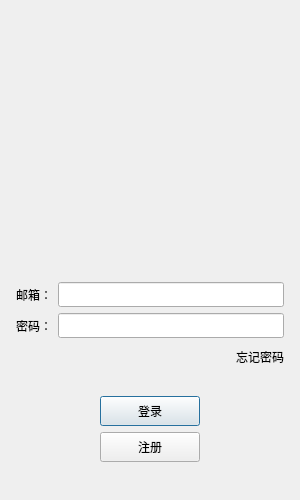
<?xml version="1.0" encoding="UTF-8"?>
<ui version="4.0">
 <class>LoginDialog</class>
 <widget class="QDialog" name="LoginDialog">
  <property name="geometry">
   <rect>
    <x>0</x>
    <y>0</y>
    <width>300</width>
    <height>500</height>
   </rect>
  </property>
  <property name="minimumSize">
   <size>
    <width>300</width>
    <height>500</height>
   </size>
  </property>
  <property name="maximumSize">
   <size>
    <width>328</width>
    <height>545</height>
   </size>
  </property>
  <property name="windowTitle">
   <string>Dialog</string>
  </property>
  <layout class="QVBoxLayout" name="verticalLayout_2">
   <item>
    <layout class="QVBoxLayout" name="verticalLayout">
     <property name="spacing">
      <number>6</number>
     </property>
     <property name="leftMargin">
      <number>5</number>
     </property>
     <property name="topMargin">
      <number>5</number>
     </property>
     <property name="rightMargin">
      <number>5</number>
     </property>
     <property name="bottomMargin">
      <number>5</number>
     </property>
     <item>
      <widget class="QWidget" name="head_widget" native="true">
       <layout class="QGridLayout" name="gridLayout">
        <item row="1" column="0">
         <widget class="QLabel" name="head_label">
          <property name="minimumSize">
           <size>
            <width>200</width>
            <height>200</height>
           </size>
          </property>
          <property name="text">
           <string/>
          </property>
          <property name="pixmap">
           <pixmap resource="rc.qrc">:/res/my_2Dcode.png</pixmap>
          </property>
          <property name="alignment">
           <set>Qt::AlignmentFlag::AlignCenter</set>
          </property>
         </widget>
        </item>
        <item row="0" column="0">
         <widget class="QLabel" name="err_tip">
          <property name="layoutDirection">
           <enum>Qt::LayoutDirection::LeftToRight</enum>
          </property>
          <property name="text">
           <string/>
          </property>
          <property name="alignment">
           <set>Qt::AlignmentFlag::AlignCenter</set>
          </property>
         </widget>
        </item>
       </layout>
      </widget>
     </item>
     <item>
      <spacer name="verticalSpacer">
       <property name="orientation">
        <enum>Qt::Orientation::Vertical</enum>
       </property>
       <property name="sizeHint" stdset="0">
        <size>
         <width>20</width>
         <height>40</height>
        </size>
       </property>
      </spacer>
     </item>
     <item>
      <layout class="QHBoxLayout" name="horizontalLayout">
       <item>
        <widget class="QLabel" name="email_label">
         <property name="minimumSize">
          <size>
           <width>0</width>
           <height>25</height>
          </size>
         </property>
         <property name="maximumSize">
          <size>
           <width>16777215</width>
           <height>25</height>
          </size>
         </property>
         <property name="text">
          <string>邮箱：</string>
         </property>
        </widget>
       </item>
       <item>
        <widget class="QLineEdit" name="email_edit">
         <property name="minimumSize">
          <size>
           <width>0</width>
           <height>25</height>
          </size>
         </property>
         <property name="maximumSize">
          <size>
           <width>16777215</width>
           <height>25</height>
          </size>
         </property>
        </widget>
       </item>
      </layout>
     </item>
     <item>
      <layout class="QHBoxLayout" name="horizontalLayout_2">
       <item>
        <widget class="QLabel" name="pass_label">
         <property name="minimumSize">
          <size>
           <width>0</width>
           <height>25</height>
          </size>
         </property>
         <property name="maximumSize">
          <size>
           <width>16777215</width>
           <height>25</height>
          </size>
         </property>
         <property name="text">
          <string>密码：</string>
         </property>
        </widget>
       </item>
       <item>
        <widget class="QLineEdit" name="pass_edit">
         <property name="minimumSize">
          <size>
           <width>0</width>
           <height>25</height>
          </size>
         </property>
         <property name="maximumSize">
          <size>
           <width>16777215</width>
           <height>25</height>
          </size>
         </property>
        </widget>
       </item>
      </layout>
     </item>
     <item>
      <layout class="QHBoxLayout" name="horizontalLayout_3">
       <item>
        <spacer name="horizontalSpacer">
         <property name="orientation">
          <enum>Qt::Orientation::Horizontal</enum>
         </property>
         <property name="sizeHint" stdset="0">
          <size>
           <width>40</width>
           <height>20</height>
          </size>
         </property>
        </spacer>
       </item>
       <item>
        <widget class="ClickedLabel" name="forget_label">
         <property name="minimumSize">
          <size>
           <width>0</width>
           <height>25</height>
          </size>
         </property>
         <property name="maximumSize">
          <size>
           <width>16777215</width>
           <height>25</height>
          </size>
         </property>
         <property name="text">
          <string>忘记密码</string>
         </property>
        </widget>
       </item>
      </layout>
     </item>
     <item>
      <spacer name="verticalSpacer_2">
       <property name="orientation">
        <enum>Qt::Orientation::Vertical</enum>
       </property>
       <property name="sizeHint" stdset="0">
        <size>
         <width>20</width>
         <height>40</height>
        </size>
       </property>
      </spacer>
     </item>
     <item>
      <layout class="QHBoxLayout" name="horizontalLayout_4">
       <item>
        <spacer name="horizontalSpacer_2">
         <property name="orientation">
          <enum>Qt::Orientation::Horizontal</enum>
         </property>
         <property name="sizeHint" stdset="0">
          <size>
           <width>40</width>
           <height>20</height>
          </size>
         </property>
        </spacer>
       </item>
       <item>
        <widget class="QPushButton" name="login_btn">
         <property name="minimumSize">
          <size>
           <width>100</width>
           <height>30</height>
          </size>
         </property>
         <property name="text">
          <string>登录</string>
         </property>
        </widget>
       </item>
       <item>
        <spacer name="horizontalSpacer_3">
         <property name="orientation">
          <enum>Qt::Orientation::Horizontal</enum>
         </property>
         <property name="sizeHint" stdset="0">
          <size>
           <width>40</width>
           <height>20</height>
          </size>
         </property>
        </spacer>
       </item>
      </layout>
     </item>
     <item>
      <layout class="QHBoxLayout" name="horizontalLayout_5">
       <item>
        <spacer name="horizontalSpacer_4">
         <property name="orientation">
          <enum>Qt::Orientation::Horizontal</enum>
         </property>
         <property name="sizeHint" stdset="0">
          <size>
           <width>40</width>
           <height>20</height>
          </size>
         </property>
        </spacer>
       </item>
       <item>
        <widget class="QPushButton" name="reg_btn">
         <property name="minimumSize">
          <size>
           <width>100</width>
           <height>30</height>
          </size>
         </property>
         <property name="text">
          <string>注册</string>
         </property>
        </widget>
       </item>
       <item>
        <spacer name="horizontalSpacer_5">
         <property name="orientation">
          <enum>Qt::Orientation::Horizontal</enum>
         </property>
         <property name="sizeHint" stdset="0">
          <size>
           <width>40</width>
           <height>20</height>
          </size>
         </property>
        </spacer>
       </item>
      </layout>
     </item>
     <item>
      <spacer name="verticalSpacer_3">
       <property name="orientation">
        <enum>Qt::Orientation::Vertical</enum>
       </property>
       <property name="sizeHint" stdset="0">
        <size>
         <width>20</width>
         <height>40</height>
        </size>
       </property>
      </spacer>
     </item>
    </layout>
   </item>
  </layout>
 </widget>
 <customwidgets>
  <customwidget>
   <class>ClickedLabel</class>
   <extends>QLabel</extends>
   <header location="global">clickedlabel.h</header>
  </customwidget>
 </customwidgets>
 <resources>
  <include location="rc.qrc"/>
 </resources>
 <connections/>
</ui>
